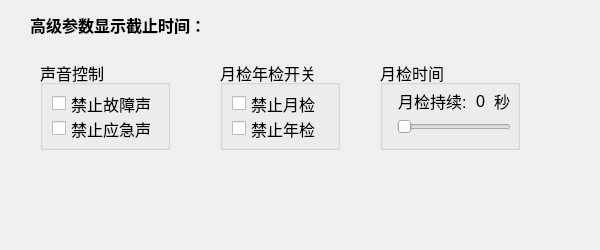
<?xml version="1.0" encoding="UTF-8"?>
<ui version="4.0">
 <class>dlgadminParamPage</class>
 <widget class="QDialog" name="dlgadminParamPage">
  <property name="geometry">
   <rect>
    <x>0</x>
    <y>0</y>
    <width>600</width>
    <height>250</height>
   </rect>
  </property>
  <property name="minimumSize">
   <size>
    <width>600</width>
    <height>0</height>
   </size>
  </property>
  <property name="maximumSize">
   <size>
    <width>600</width>
    <height>250</height>
   </size>
  </property>
  <property name="windowTitle">
   <string>高级参数</string>
  </property>
  <property name="styleSheet">
   <string notr="true"/>
  </property>
  <widget class="QGroupBox" name="MYcheckBox">
   <property name="geometry">
    <rect>
     <x>220</x>
     <y>60</y>
     <width>120</width>
     <height>90</height>
    </rect>
   </property>
   <property name="font">
    <font>
     <pointsize>12</pointsize>
    </font>
   </property>
   <property name="title">
    <string>月检年检开关</string>
   </property>
   <property name="checkable">
    <bool>false</bool>
   </property>
   <property name="checked">
    <bool>false</bool>
   </property>
   <layout class="QVBoxLayout" name="verticalLayout_5">
    <item>
     <widget class="QCheckBox" name="MonthCheckBox">
      <property name="font">
       <font>
        <pointsize>12</pointsize>
       </font>
      </property>
      <property name="text">
       <string>禁止月检</string>
      </property>
     </widget>
    </item>
    <item>
     <widget class="QCheckBox" name="YearCheckBox">
      <property name="font">
       <font>
        <pointsize>12</pointsize>
       </font>
      </property>
      <property name="text">
       <string>禁止年检</string>
      </property>
      <property name="tristate">
       <bool>false</bool>
      </property>
     </widget>
    </item>
   </layout>
  </widget>
  <widget class="QGroupBox" name="MYcheckTimeBox">
   <property name="geometry">
    <rect>
     <x>380</x>
     <y>60</y>
     <width>140</width>
     <height>90</height>
    </rect>
   </property>
   <property name="font">
    <font>
     <pointsize>12</pointsize>
    </font>
   </property>
   <property name="title">
    <string>月检时间</string>
   </property>
   <property name="checkable">
    <bool>false</bool>
   </property>
   <property name="checked">
    <bool>false</bool>
   </property>
   <widget class="QSlider" name="MonthTimeSlider">
    <property name="geometry">
     <rect>
      <x>17</x>
      <y>55</y>
      <width>114</width>
      <height>24</height>
     </rect>
    </property>
    <property name="sizePolicy">
     <sizepolicy hsizetype="Expanding" vsizetype="Fixed">
      <horstretch>0</horstretch>
      <verstretch>0</verstretch>
     </sizepolicy>
    </property>
    <property name="font">
     <font>
      <pointsize>13</pointsize>
     </font>
    </property>
    <property name="minimum">
     <number>30</number>
    </property>
    <property name="maximum">
     <number>180</number>
    </property>
    <property name="singleStep">
     <number>5</number>
    </property>
    <property name="orientation">
     <enum>Qt::Horizontal</enum>
    </property>
   </widget>
   <widget class="QWidget" name="">
    <property name="geometry">
     <rect>
      <x>18</x>
      <y>26</y>
      <width>112</width>
      <height>30</height>
     </rect>
    </property>
    <layout class="QHBoxLayout" name="horizontalLayout">
     <item>
      <widget class="QLabel" name="label_1">
       <property name="minimumSize">
        <size>
         <width>0</width>
         <height>28</height>
        </size>
       </property>
       <property name="maximumSize">
        <size>
         <width>84</width>
         <height>28</height>
        </size>
       </property>
       <property name="font">
        <font>
         <pointsize>12</pointsize>
        </font>
       </property>
       <property name="text">
        <string>月检持续:</string>
       </property>
      </widget>
     </item>
     <item>
      <widget class="QLabel" name="label_monthtime">
       <property name="minimumSize">
        <size>
         <width>0</width>
         <height>28</height>
        </size>
       </property>
       <property name="maximumSize">
        <size>
         <width>16777215</width>
         <height>28</height>
        </size>
       </property>
       <property name="font">
        <font>
         <pointsize>12</pointsize>
        </font>
       </property>
       <property name="text">
        <string>0</string>
       </property>
       <property name="alignment">
        <set>Qt::AlignCenter</set>
       </property>
      </widget>
     </item>
     <item>
      <widget class="QLabel" name="label_9">
       <property name="minimumSize">
        <size>
         <width>0</width>
         <height>28</height>
        </size>
       </property>
       <property name="maximumSize">
        <size>
         <width>84</width>
         <height>28</height>
        </size>
       </property>
       <property name="font">
        <font>
         <pointsize>12</pointsize>
        </font>
       </property>
       <property name="text">
        <string>秒</string>
       </property>
      </widget>
     </item>
    </layout>
   </widget>
  </widget>
  <widget class="QGroupBox" name="SoundBox">
   <property name="geometry">
    <rect>
     <x>40</x>
     <y>60</y>
     <width>130</width>
     <height>90</height>
    </rect>
   </property>
   <property name="font">
    <font>
     <pointsize>12</pointsize>
    </font>
   </property>
   <property name="title">
    <string>声音控制</string>
   </property>
   <property name="checkable">
    <bool>false</bool>
   </property>
   <property name="checked">
    <bool>false</bool>
   </property>
   <layout class="QVBoxLayout" name="verticalLayout_2">
    <item>
     <widget class="QCheckBox" name="SoundFCheckBox">
      <property name="font">
       <font>
        <pointsize>12</pointsize>
       </font>
      </property>
      <property name="text">
       <string>禁止故障声</string>
      </property>
     </widget>
    </item>
    <item>
     <widget class="QCheckBox" name="SoundECheckBox">
      <property name="font">
       <font>
        <pointsize>12</pointsize>
       </font>
      </property>
      <property name="text">
       <string>禁止应急声</string>
      </property>
      <property name="tristate">
       <bool>false</bool>
      </property>
     </widget>
    </item>
   </layout>
  </widget>
  <widget class="QLabel" name="label">
   <property name="geometry">
    <rect>
     <x>30</x>
     <y>10</y>
     <width>400</width>
     <height>30</height>
    </rect>
   </property>
   <property name="sizePolicy">
    <sizepolicy hsizetype="Expanding" vsizetype="Preferred">
     <horstretch>0</horstretch>
     <verstretch>0</verstretch>
    </sizepolicy>
   </property>
   <property name="font">
    <font>
     <pointsize>12</pointsize>
     <weight>75</weight>
     <bold>true</bold>
    </font>
   </property>
   <property name="text">
    <string>高级参数显示截止时间：</string>
   </property>
  </widget>
 </widget>
 <resources/>
 <connections/>
</ui>
